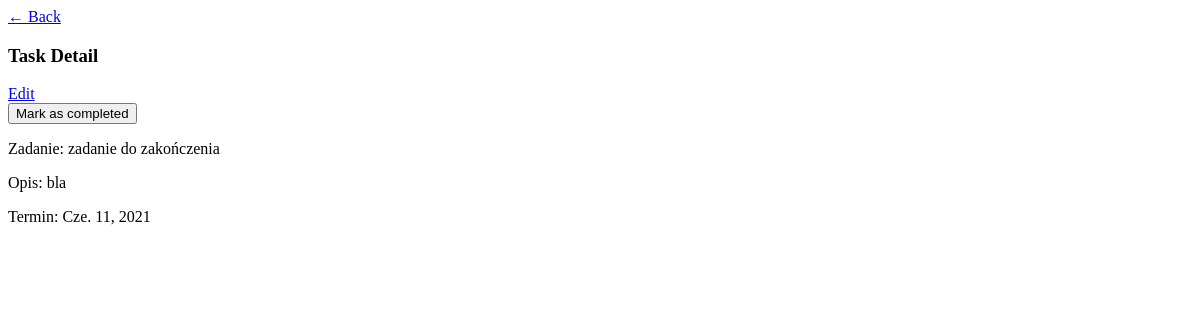
/task/7/ (signed in), run on an earlier commit of the app's database.
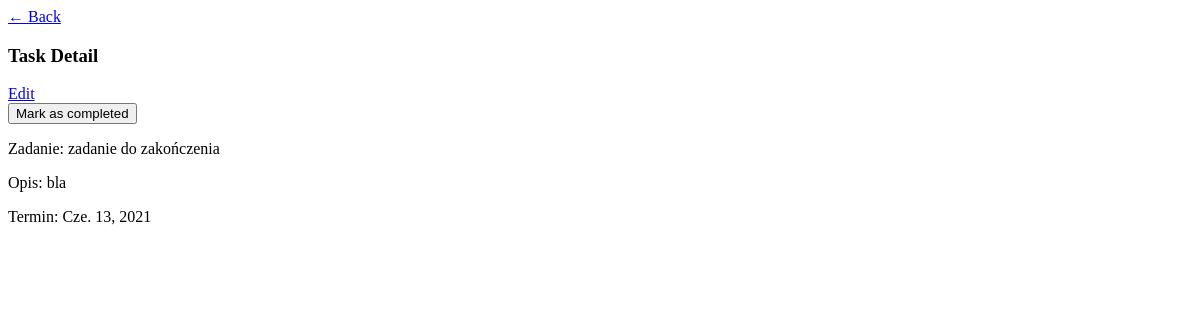
And on a later commit of the database.
### base/models.py (models this page shows, shortened)
class Task(models.Model):
    user = models.ForeignKey(User, on_delete=models.CASCADE, null=True, blank=True)
    title = models.CharField(max_length=200)
    description = models.TextField(null=True, blank=True)
    completed = models.BooleanField(default=False)
    created = models.DateTimeField(auto_now_add=True)
    due_date = models.DateField(default=date.today, null=True, blank=True)
    completed_date = models.DateTimeField(null=True, blank=True)

### base/views.py (the view, shortened to what this page needs)
# urls.py: path('task/<int:pk>/', TaskDetail.as_view(), name='task-detail'),
class TaskDetail(LoginRequiredMixin, DetailView):
    model = Task
    context_object_name = 'task'
    fields = '__all__'

### base/templates/base/task_detail.html (shortened to what this page needs)
{% extends 'base/main.html' %}
{% block content %}
<div>
    <a href="{% url 'tasks' %}">&#8592; Back</a>
</div>
<div>
    <h3>Task Detail</h3>
    <a href="{% url 'task-update' task.id %}">Edit</a>
    <div>
        <form method="post" action="{% url 'complete' task.pk %}">
            <button type="submit">{% if task.complete %}Mark as uncompleted{% else %}Mark as completed{% endif %}</button>
        </form>
        <div>
            <p>Zadanie: {{task.title}}</p>
        </div>
        <div>
            <p>Opis: {{task.description}}</p>
        </div>
        <div>
            <p>Termin: {{task.due_date}}</p>
        </div>
    </div>
</div>
{% endblock content %}

What changed in the data, as far as the page shows it:
changed Task "zadanie do zakończenia": due_date "Cze. 11, 2021" → "Cze. 13, 2021"
